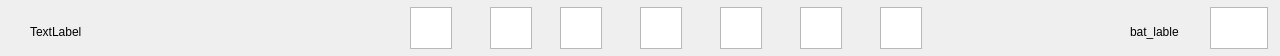
<?xml version="1.0" encoding="UTF-8"?>
<ui version="4.0">
 <class>StatusBarWindow</class>
 <widget class="QDialog" name="StatusBarWindow">
  <property name="geometry">
   <rect>
    <x>0</x>
    <y>0</y>
    <width>1280</width>
    <height>56</height>
   </rect>
  </property>
  <property name="windowTitle">
   <string>StatusBarWindow</string>
  </property>
  <widget class="QGraphicsView" name="hdmi_icon">
   <property name="geometry">
    <rect>
     <x>560</x>
     <y>7</y>
     <width>42</width>
     <height>42</height>
    </rect>
   </property>
  </widget>
  <widget class="QGraphicsView" name="tvout_icon">
   <property name="geometry">
    <rect>
     <x>800</x>
     <y>7</y>
     <width>42</width>
     <height>42</height>
    </rect>
   </property>
  </widget>
  <widget class="QGraphicsView" name="wifi_icon_on">
   <property name="geometry">
    <rect>
     <x>490</x>
     <y>7</y>
     <width>42</width>
     <height>42</height>
    </rect>
   </property>
  </widget>
  <widget class="QGraphicsView" name="wifi_icon_off">
   <property name="geometry">
    <rect>
     <x>490</x>
     <y>7</y>
     <width>42</width>
     <height>42</height>
    </rect>
   </property>
  </widget>
  <widget class="QGraphicsView" name="battery_icon">
   <property name="geometry">
    <rect>
     <x>1210</x>
     <y>7</y>
     <width>58</width>
     <height>42</height>
    </rect>
   </property>
  </widget>
  <widget class="QLabel" name="time_label">
   <property name="geometry">
    <rect>
     <x>30</x>
     <y>16</y>
     <width>171</width>
     <height>31</height>
    </rect>
   </property>
   <property name="text">
    <string>TextLabel</string>
   </property>
  </widget>
  <widget class="QGraphicsView" name="usb_icon">
   <property name="geometry">
    <rect>
     <x>640</x>
     <y>7</y>
     <width>42</width>
     <height>42</height>
    </rect>
   </property>
  </widget>
  <widget class="QGraphicsView" name="eth_icon">
   <property name="geometry">
    <rect>
     <x>720</x>
     <y>7</y>
     <width>42</width>
     <height>42</height>
    </rect>
   </property>
  </widget>
  <widget class="QLabel" name="bat_label">
   <property name="geometry">
    <rect>
     <x>1130</x>
     <y>16</y>
     <width>71</width>
     <height>31</height>
    </rect>
   </property>
   <property name="text">
    <string>bat_lable</string>
   </property>
  </widget>
  <widget class="QGraphicsView" name="bluetooth_icon">
   <property name="geometry">
    <rect>
     <x>410</x>
     <y>7</y>
     <width>42</width>
     <height>42</height>
    </rect>
   </property>
  </widget>
  <widget class="QGraphicsView" name="tf_in">
   <property name="geometry">
    <rect>
     <x>880</x>
     <y>7</y>
     <width>42</width>
     <height>42</height>
    </rect>
   </property>
  </widget>
  <widget class="QGraphicsView" name="tf_out">
   <property name="geometry">
    <rect>
     <x>880</x>
     <y>7</y>
     <width>42</width>
     <height>42</height>
    </rect>
   </property>
  </widget>
 </widget>
 <resources/>
 <connections/>
</ui>
